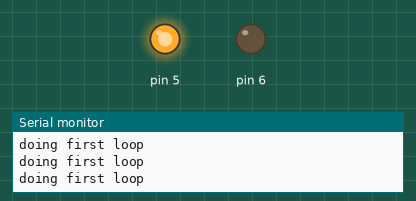
A sketch run on a simulated Arduino Uno, built with avr-gcc and run on an emulated ATmega328P. On the bench: output pins drawn as LEDs (lit = HIGH), the last lines printed to the serial monitor.

Above: at 2.6 s.
At 7.8 s:
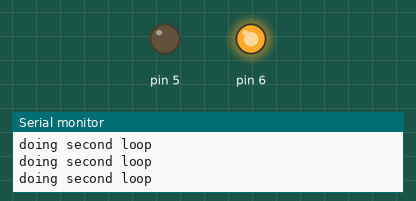
Timing chart, 0 to 13.7 s (numbered marks = the images above):
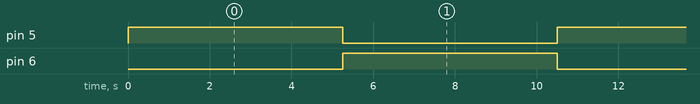

The sketch:

forLoopArduino.ino
```cpp
int i=0;
int j=7;

void setup() {
  // put your setup code here, to run once:
  pinMode(5, OUTPUT);
  pinMode(6, OUTPUT);
  Serial.begin(9600);
}

void loop() {
  // put your main code here, to run repeatedly:
  for (i=0;i<j;i++){
    digitalWrite(5, HIGH);
    Serial.println("doing first loop");
    delay(750);
    digitalWrite(5, LOW);
  }
  for (i=0;i<j;i++){
    digitalWrite(6, HIGH);
    Serial.println("doing second loop");
    delay(750);
    digitalWrite(6, LOW);
  }
}
```

Measured:
- by itself, pin 5, pin 6: alternates HIGH for 5.3 s and LOW for 5.3 s
- by itself, everything shown: repeats every 10.5 s, in 3 steps
